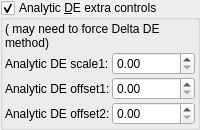
    <widget class="MyGroupBox" name="groupCheck_analyticDE_enabled_false">
     <property name="toolTip">
      <string/>
     </property>
     <property name="title">
      <string>Analytic &amp;DE extra controls</string>
     </property>
     <property name="checkable">
      <bool>true</bool>
     </property>
     <layout class="QVBoxLayout" name="verticalLayout_52">
      <property name="spacing">
       <number>2</number>
      </property>
      <property name="leftMargin">
       <number>2</number>
      </property>
      <property name="topMargin">
       <number>2</number>
      </property>
      <property name="rightMargin">
       <number>2</number>
      </property>
      <property name="bottomMargin">
       <number>2</number>
      </property>
      <item>
       <widget class="QLabel" name="label">
        <property name="text">
         <string>( may need to force Delta DE method)</string>
        </property>
        <property name="wordWrap">
         <bool>true</bool>
        </property>
       </widget>
      </item>
      <item>
       <layout class="QGridLayout" name="gridLayout_26" columnstretch="0,0,1">
        <property name="spacing">
         <number>2</number>
        </property>
        <item row="2" column="1">
         <widget class="QLabel" name="label_178">
          <property name="text">
           <string>Analytic DE offset2:</string>
          </property>
          <property name="wordWrap">
           <bool>true</bool>
          </property>
         </widget>
        </item>
        <item row="1" column="1">
         <widget class="QLabel" name="label_177">
          <property name="text">
           <string>Analytic DE offset1:</string>
          </property>
          <property name="wordWrap">
           <bool>true</bool>
          </property>
         </widget>
        </item>
        <item row="0" column="1">
         <widget class="QLabel" name="label_176">
          <property name="text">
           <string>Analytic DE scale1:</string>
          </property>
          <property name="wordWrap">
           <bool>true</bool>
          </property>
         </widget>
        </item>
        <item row="0" column="2">
         <widget class="MyDoubleSpinBox" name="spinbox_analyticDE_scale_1">
          <property name="sizePolicy">
           <sizepolicy hsizetype="Minimum" vsizetype="Maximum">
            <horstretch>0</horstretch>
            <verstretch>0</verstretch>
           </sizepolicy>
          </property>
          <property name="prefix">
           <string/>
          </property>
          <property name="suffix">
           <string/>
          </property>
          <property name="decimals">
           <number>2</number>
          </property>
          <property name="minimum">
           <double>0.000000000000000</double>
          </property>
          <property name="maximum">
           <double>99.000000000000000</double>
          </property>
          <property name="singleStep">
           <double>0.100000000000000</double>
          </property>
         </widget>
        </item>
        <item row="1" column="2">
         <widget class="MyDoubleSpinBox" name="spinbox_analyticDE_offset_1">
          <property name="sizePolicy">
           <sizepolicy hsizetype="Minimum" vsizetype="Maximum">
            <horstretch>0</horstretch>
            <verstretch>0</verstretch>
           </sizepolicy>
          </property>
          <property name="prefix">
           <string/>
          </property>
          <property name="suffix">
           <string/>
          </property>
          <property name="decimals">
           <number>2</number>
          </property>
          <property name="minimum">
           <double>0.000000000000000</double>
          </property>
          <property name="maximum">
           <double>99.000000000000000</double>
          </property>
          <property name="singleStep">
           <double>0.100000000000000</double>
          </property>
         </widget>
        </item>
        <item row="2" column="2">
         <widget class="MyDoubleSpinBox" name="spinbox_analyticDE_offset_2">
          <property name="sizePolicy">
           <sizepolicy hsizetype="Minimum" vsizetype="Maximum">
            <horstretch>0</horstretch>
            <verstretch>0</verstretch>
           </sizepolicy>
          </property>
          <property name="prefix">
           <string/>
          </property>
          <property name="suffix">
           <string/>
          </property>
          <property name="decimals">
           <number>2</number>
          </property>
          <property name="minimum">
           <double>0.000000000000000</double>
          </property>
          <property name="maximum">
           <double>99.000000000000000</double>
          </property>
          <property name="singleStep">
           <double>0.100000000000000</double>
          </property>
         </widget>
        </item>
       </layout>
      </item>
     </layout>
    </widget>
